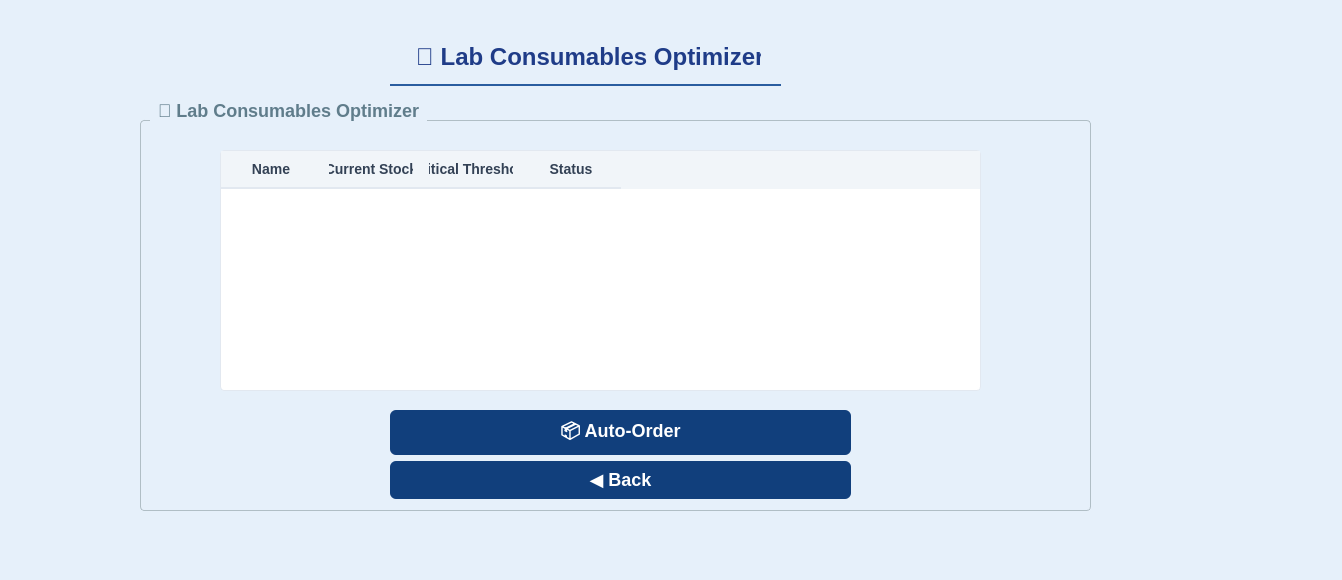
<?xml version="1.0" encoding="UTF-8"?>
<ui version="4.0">
 <class>LabConsumablesOptimizer</class>
 <widget class="QWidget" name="LabConsumablesOptimizer">
  <property name="geometry">
   <rect>
    <x>0</x>
    <y>0</y>
    <width>1342</width>
    <height>580</height>
   </rect>
  </property>
  <property name="windowTitle">
   <string>Form</string>
  </property>
  <property name="styleSheet">
   <string notr="true">QWidget {
    background-color: #e6f0fa; /* Fond bleu très clair */
    font-family: 'Segoe UI', sans-serif;
    font-size: 14px;
}
</string>
  </property>
  <widget class="QGroupBox" name="groupBox">
   <property name="geometry">
    <rect>
     <x>140</x>
     <y>100</y>
     <width>951</width>
     <height>411</height>
    </rect>
   </property>
   <property name="styleSheet">
    <string notr="true">QGroupBox {
    font-size: 18px;
    font-weight: bold;
    color: #607D8B;
    border: 1px solid #B0BEC5;
    border-radius: 4px;
    margin-top: 20px;
    padding-top: 25px;
}

QGroupBox::title {
    subcontrol-origin: margin;
    subcontrol-position: top left;
    padding: 0 5px;
    left: 10px;
}</string>
   </property>
   <property name="title">
    <string>🧫 Lab Consumables Optimizer</string>
   </property>
   <widget class="QWidget" name="verticalLayoutWidget">
    <property name="geometry">
     <rect>
      <x>250</x>
      <y>310</y>
      <width>461</width>
      <height>89</height>
     </rect>
    </property>
    <layout class="QVBoxLayout" name="verticalLayout">
     <item>
      <widget class="QPushButton" name="autoOrderButton">
       <property name="styleSheet">
        <string notr="true">QPushButton#autoOrderButton {
	background-color: #113f7c; 
    padding: 8px 16px;
    border-radius: 6px;
	font-size: 18px;
    font-weight: bold;
    color: white;
}

QPushButton#autoOrderButton:hover {
    background-color: #0e3262;
}
</string>
       </property>
       <property name="text">
        <string>📦 Auto-Order</string>
       </property>
      </widget>
     </item>
     <item>
      <widget class="QPushButton" name="backButton">
       <property name="styleSheet">
        <string notr="true">QPushButton#backButton {
	background-color: #113f7c; 
    padding: 8px 16px;
    border-radius: 6px;
	font-size: 18px;
    font-weight: bold;
    color: white;
}

QPushButton#backButton:hover {
    background-color: #0e3262;
}
</string>
       </property>
       <property name="text">
        <string>◀️ Back</string>
       </property>
      </widget>
     </item>
    </layout>
   </widget>
   <widget class="QWidget" name="verticalLayoutWidget_2">
    <property name="geometry">
     <rect>
      <x>80</x>
      <y>50</y>
      <width>761</width>
      <height>241</height>
     </rect>
    </property>
    <layout class="QVBoxLayout" name="verticalLayout_2">
     <item>
      <widget class="QTableWidget" name="tableConsumables">
       <property name="styleSheet">
        <string notr="true">/* Style pour le tableau */
QTableWidget {
    background-color: white;
    border: 1px solid #e2e8f0;
    gridline-color: #e2e8f0;
    font-size: 12px;
    selection-background-color: #ebf4ff;
    selection-color: #113f7c;
    border-radius: 4px;
}

QHeaderView {
    background-color: #f1f5f9;
}

QHeaderView::section {
    background-color: #f1f5f9;
    padding: 8px;
    border: none;
    font-weight: 600;
    color: #334155;
    border-bottom: 2px solid #e2e8f0;
}

/* Style pour les barres de progression */
QProgressBar {
    border: 1px solid #e2e8f0;
    border-radius: 4px;
    text-align: center;
    color: #334155;
    background-color: white;
}

QProgressBar::chunk {
    background-color: #60a5fa;
    border-radius: 3px;
}</string>
       </property>
       <column>
        <property name="text">
         <string>Name</string>
        </property>
       </column>
       <column>
        <property name="text">
         <string>Current Stock</string>
        </property>
       </column>
       <column>
        <property name="text">
         <string>Critical Threshold</string>
        </property>
       </column>
       <column>
        <property name="text">
         <string>Status</string>
        </property>
       </column>
      </widget>
     </item>
    </layout>
   </widget>
  </widget>
  <widget class="QLabel" name="titleLabel">
   <property name="geometry">
    <rect>
     <x>390</x>
     <y>30</y>
     <width>391</width>
     <height>71</height>
    </rect>
   </property>
   <property name="styleSheet">
    <string notr="true">/* Main title */
QLabel#titleLabel {
    font-size: 24px;
    font-weight: bold;
    color: #1F3C88;
    background: qlineargradient(x1:0, y1:0, x2:1, y2:0, 
                              stop:0 rgba(255,255,255,0.9), 
                              stop:1 rgba(245,249,255,0.8));
    border-bottom: 2px solid #2A5D9F;
    padding: 12px 20px;
    margin-bottom: 15px;
}</string>
   </property>
   <property name="text">
    <string>🧫 Lab Consumables Optimizer</string>
   </property>
  </widget>
 </widget>
 <resources/>
 <connections/>
</ui>
